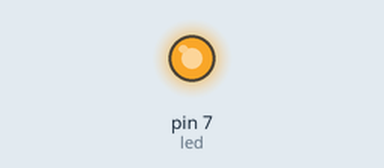
Recording of a sketch running on a simulated Arduino Uno, built with avr-gcc and run on an emulated ATmega328P. On the bench: output pins drawn as LEDs (lit = HIGH).

Above: at 0.05 s.
At 0.3 s:
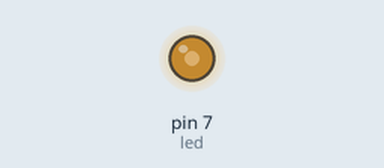
At 0.45 s:
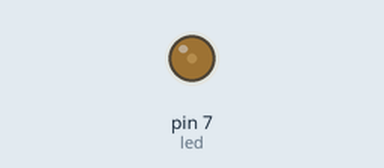
At 0.9 s:
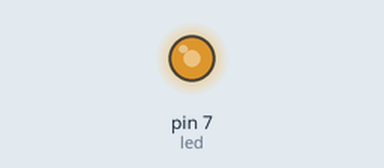
Timing chart, 0 to 3.0 s (numbered marks = the images above):
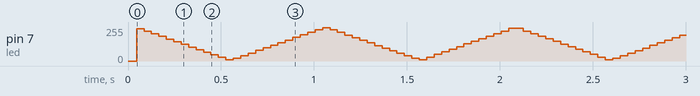

The sketch:

20262275_____sp2_06C17.ino
```cpp
int led = 7;

// 10ms = 10000, 1ms = 1000, 0.1ms = 100
int period = 1000;

int duty = 0;
void setup() {
  pinMode(led, OUTPUT);
}

void loop() {
  for (int i = 0; i <= 100; i++) {
    duty = i;

    unsigned long on = (unsigned long)period * duty / 100;
    unsigned long off = period - on;
    unsigned long t1 = micros();
    while (micros() - t1 < 5000) {

      if (on > 0) {
        digitalWrite(led, LOW);
        delayMicroseconds(on);
      }
      if (off > 0) {
        digitalWrite(led, HIGH);
        delayMicroseconds(off);
      }

    }
  }

  for (int i = 99; i > 0; i--) {
    duty = i;

    unsigned long on = (unsigned long)period * duty / 100;
    unsigned long off = period - on;
    unsigned long t2 = micros();
    while (micros() - t2 < 5000) {
      if (on > 0) {
        digitalWrite(led, LOW);
        delayMicroseconds(on);
      }
      if (off > 0) {
        digitalWrite(led, HIGH);
        delayMicroseconds(off);
      }
    }
  }
}
```
